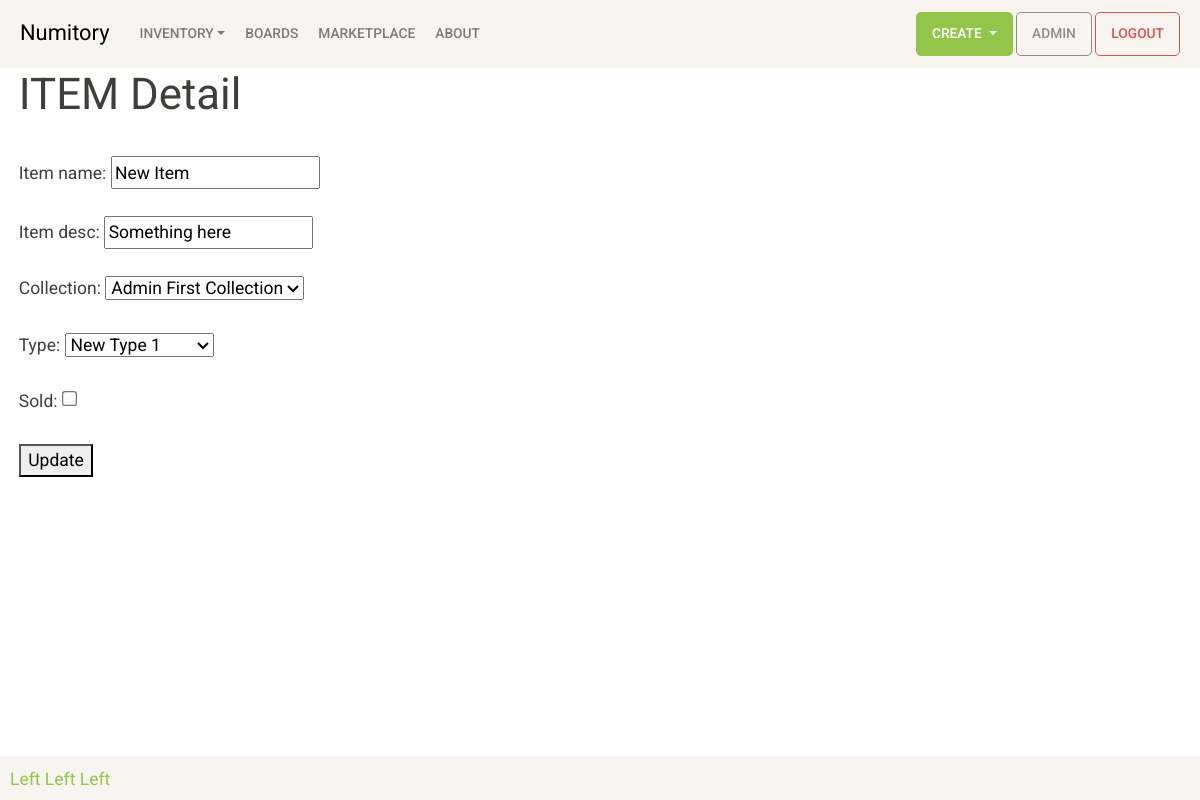
Before: /inventory/item/1 (signed in) with the older database file.
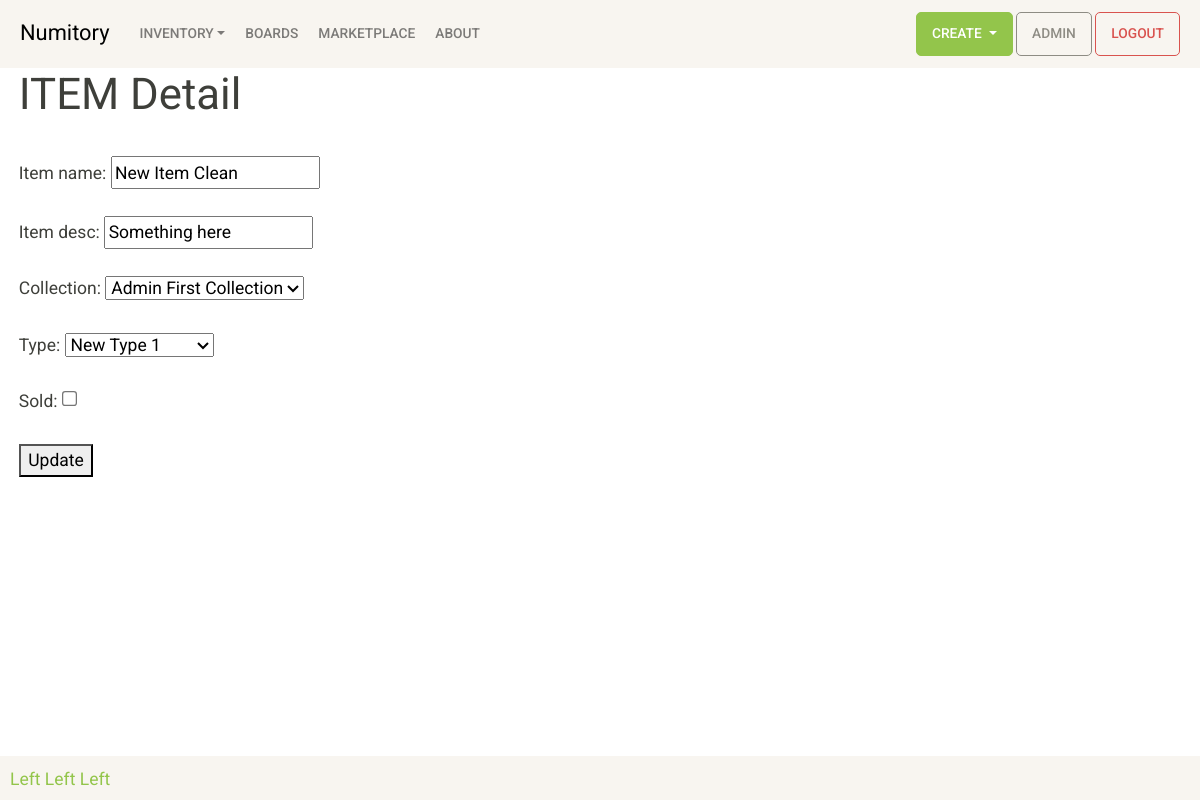
After: the same page with the newer database file.
### inventory/models.py (models this page shows, shortened)
class Item(models.Model):
    item_name = models.CharField(max_length=100)
    item_desc = models.CharField(max_length=250)
    created = models.DateTimeField(auto_now_add=True)
    sold = models.BooleanField(default=False)
    user = models.ForeignKey(User, on_delete=models.CASCADE)
    type = models.ForeignKey("inventory.Type", on_delete=models.RESTRICT)
    collection = models.ForeignKey("inventory.Collection", on_delete=models.RESTRICT)

### inventory/views.py (the view, shortened to what this page needs)
# urls.py: path('item/<int:item_pk>', views.itemdetail, name='itemdetail'),
def itemdetail(request, item_pk):
    item = get_object_or_404(Item, pk=item_pk, user=request.user)
    if request.method == 'GET':
        form = ItemCreateForm(instance=item)
        return render(request, 'inventory/itemdetail.html', {'item': item, 'form':form})

### inventory/forms.py
class ItemCreateForm(ModelForm):
    class Meta:
        model = Item
        fields = [
            'item_name',
            'item_desc',
            'collection',
            'type',
            'sold',
        ]

### inventory/models.py (called while the page is built)
    def __str__(self):
        return self.type_name

    def __str__(self):
        return self.coll_name

### inventory/templates/inventory/itemdetail.html (shortened to what this page needs)
{% extends 'inventory/base.html' %}
{% block content %}
    <h1>ITEM Detail</h1>
    <br>
    <form method="POST">
        {{ form.as_p }}
        <button type="submit">Update</button>
    </form>
{% endblock content %}

Changed rows visible on the page:
changed Item "Something here": item_name "New Item" → "New Item Clean"
